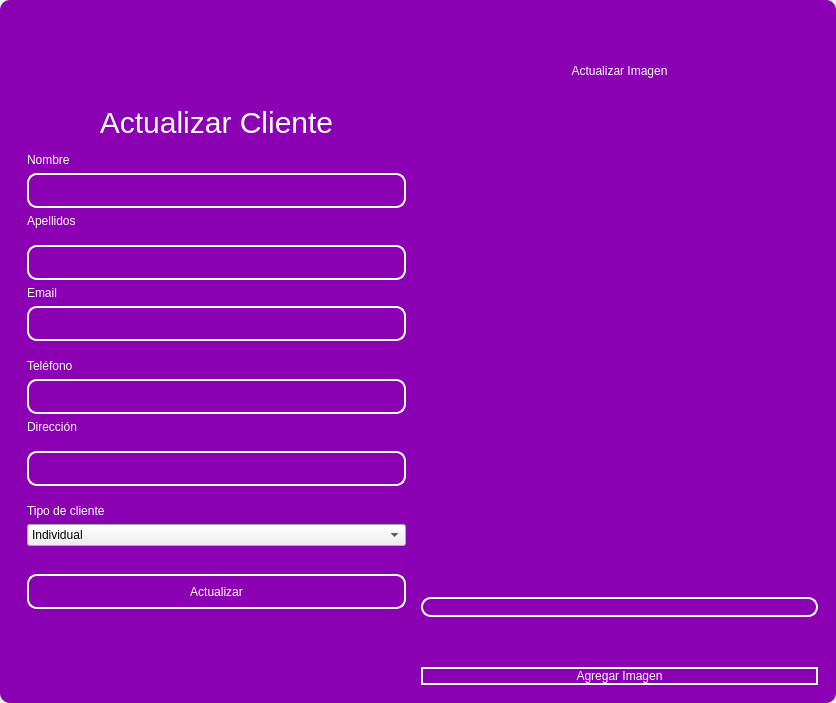
<?xml version="1.0" encoding="UTF-8"?>
<ui version="4.0">
 <class>MainWindow</class>
 <widget class="QMainWindow" name="MainWindow">
  <property name="geometry">
   <rect>
    <x>0</x>
    <y>0</y>
    <width>836</width>
    <height>703</height>
   </rect>
  </property>
  <property name="windowTitle">
   <string>MainWindow</string>
  </property>
  <property name="styleSheet">
   <string notr="true"/>
  </property>
  <widget class="QWidget" name="centralwidget">
   <property name="styleSheet">
    <string notr="true"/>
   </property>
   <layout class="QVBoxLayout" name="verticalLayout">
    <property name="spacing">
     <number>0</number>
    </property>
    <property name="leftMargin">
     <number>0</number>
    </property>
    <property name="topMargin">
     <number>0</number>
    </property>
    <property name="rightMargin">
     <number>0</number>
    </property>
    <property name="bottomMargin">
     <number>0</number>
    </property>
    <item>
     <widget class="QFrame" name="frame">
      <property name="enabled">
       <bool>true</bool>
      </property>
      <property name="styleSheet">
       <string notr="true">QFrame {
	border-radius:10px;
	background-color: rgb(140, 0, 179);
 }
</string>
      </property>
      <property name="frameShape">
       <enum>QFrame::StyledPanel</enum>
      </property>
      <property name="frameShadow">
       <enum>QFrame::Raised</enum>
      </property>
      <layout class="QVBoxLayout" name="verticalLayout_2">
       <item>
        <widget class="QFrame" name="frame_superior">
         <property name="minimumSize">
          <size>
           <width>0</width>
           <height>40</height>
          </size>
         </property>
         <property name="maximumSize">
          <size>
           <width>16777215</width>
           <height>40</height>
          </size>
         </property>
         <property name="styleSheet">
          <string notr="true">QPushButton{
border-radius:18px;
}

QPushButton:hover{
	background-color: rgb(0, 0, 0);
}
</string>
         </property>
         <property name="frameShape">
          <enum>QFrame::StyledPanel</enum>
         </property>
         <property name="frameShadow">
          <enum>QFrame::Raised</enum>
         </property>
         <layout class="QHBoxLayout" name="horizontalLayout_3">
          <property name="spacing">
           <number>4</number>
          </property>
          <property name="leftMargin">
           <number>0</number>
          </property>
          <property name="topMargin">
           <number>0</number>
          </property>
          <property name="rightMargin">
           <number>0</number>
          </property>
          <property name="bottomMargin">
           <number>0</number>
          </property>
          <item>
           <widget class="QPushButton" name="btn_icon">
            <property name="text">
             <string/>
            </property>
            <property name="iconSize">
             <size>
              <width>40</width>
              <height>40</height>
             </size>
            </property>
           </widget>
          </item>
          <item>
           <spacer name="horizontalSpacer_2">
            <property name="orientation">
             <enum>Qt::Horizontal</enum>
            </property>
            <property name="sizeHint" stdset="0">
             <size>
              <width>443</width>
              <height>20</height>
             </size>
            </property>
           </spacer>
          </item>
          <item>
           <widget class="QPushButton" name="bt_minimizar">
            <property name="minimumSize">
             <size>
              <width>38</width>
              <height>38</height>
             </size>
            </property>
            <property name="maximumSize">
             <size>
              <width>38</width>
              <height>38</height>
             </size>
            </property>
            <property name="cursor">
             <cursorShape>PointingHandCursor</cursorShape>
            </property>
            <property name="text">
             <string/>
            </property>
            <property name="icon">
             <iconset>
              <normaloff>image/minus.svg</normaloff>image/minus.svg</iconset>
            </property>
            <property name="iconSize">
             <size>
              <width>38</width>
              <height>38</height>
             </size>
            </property>
           </widget>
          </item>
          <item>
           <widget class="QPushButton" name="bt_maximizar">
            <property name="minimumSize">
             <size>
              <width>38</width>
              <height>38</height>
             </size>
            </property>
            <property name="maximumSize">
             <size>
              <width>38</width>
              <height>38</height>
             </size>
            </property>
            <property name="cursor">
             <cursorShape>PointingHandCursor</cursorShape>
            </property>
            <property name="text">
             <string/>
            </property>
            <property name="icon">
             <iconset>
              <normaloff>image/chevron-up.svg</normaloff>image/chevron-up.svg</iconset>
            </property>
            <property name="iconSize">
             <size>
              <width>38</width>
              <height>38</height>
             </size>
            </property>
           </widget>
          </item>
          <item>
           <widget class="QPushButton" name="bt_restaurar">
            <property name="minimumSize">
             <size>
              <width>38</width>
              <height>38</height>
             </size>
            </property>
            <property name="maximumSize">
             <size>
              <width>38</width>
              <height>38</height>
             </size>
            </property>
            <property name="cursor">
             <cursorShape>PointingHandCursor</cursorShape>
            </property>
            <property name="text">
             <string/>
            </property>
            <property name="icon">
             <iconset>
              <normaloff>image/chevron-down.svg</normaloff>image/chevron-down.svg</iconset>
            </property>
            <property name="iconSize">
             <size>
              <width>38</width>
              <height>38</height>
             </size>
            </property>
           </widget>
          </item>
          <item>
           <widget class="QPushButton" name="bt_cerrar">
            <property name="minimumSize">
             <size>
              <width>38</width>
              <height>38</height>
             </size>
            </property>
            <property name="maximumSize">
             <size>
              <width>38</width>
              <height>38</height>
             </size>
            </property>
            <property name="cursor">
             <cursorShape>PointingHandCursor</cursorShape>
            </property>
            <property name="text">
             <string/>
            </property>
            <property name="icon">
             <iconset>
              <normaloff>image/x.svg</normaloff>image/x.svg</iconset>
            </property>
            <property name="iconSize">
             <size>
              <width>38</width>
              <height>38</height>
             </size>
            </property>
           </widget>
          </item>
         </layout>
        </widget>
       </item>
       <item>
        <widget class="QFrame" name="frame_3">
         <property name="styleSheet">
          <string notr="true">QLabel {
	color: rgb(255, 255, 254);
	font: 12pt &quot;Arial&quot;;
	background-color: rgba(0, 0, 0,0);
}

QTextEdit{
background-color: rgba(0, 0, 0,0);
border-radius:10px; 
font: 12pt &quot;Arial&quot;;
color: rgb(255, 255, 254);
border: 2px solid  rgb(255, 255, 255);

}

QTextEdit:hover{
background-color: rgba(0, 0, 0,0);
border-radius:10px; 
font: 12pt &quot;Arial&quot;;
border: 2px solid  rgb(120, 0, 171);
}

QTextEdit:focus{
background-color: rgb(0, 0, 0);
border-radius:10px; 
font: 12pt &quot;Arial&quot;;
border: 2px solid rgb(120, 0, 171);
}

QLineEdit{
background-color: rgba(0, 0, 0,0);
border-radius:10px; 
font: 12pt &quot;Arial&quot;;
color: rgb(255, 255, 254);
border: 2px solid  rgb(255, 255, 255);

}

QLineEdit:hover{
background-color: rgba(0, 0, 0,0);
border-radius:10px; 
font: 12pt &quot;Arial&quot;;
border: 2px solid  rgb(120, 0, 171);
}

QLineEdit:focus{
background-color: rgb(0, 0, 0);
border-radius:10px; 
font: 12pt &quot;Arial&quot;;
border: 2px solid rgb(120, 0, 171);
}

QCheckBox{
	font: 12pt &quot;Arial&quot;;
	color: rgb(255, 255, 255);
}

QCheckBox::indicator {
    width: 18px;
    height:18px;
}

QCheckBox::indicator:unchecked {
   background-image: url(image/square.svg);
}

QCheckBox::indicator:checked {
   background-image: url(image/check-square.svg);
}

QPushButton{
border-radius:10px; 
font: 12pt &quot;Arial&quot;;
color: rgb(255, 255, 254);
border: 2px solid #ffffff;
}

QPushButton:hover{
border-radius:10px; 
font: 12pt &quot;Arial&quot;;
color: rgb(255, 255, 255);
border: 2px solid rgb(120, 0, 171);
	background-color: rgb(120, 0, 171);
}
</string>
         </property>
         <property name="frameShape">
          <enum>QFrame::StyledPanel</enum>
         </property>
         <property name="frameShadow">
          <enum>QFrame::Raised</enum>
         </property>
         <layout class="QHBoxLayout" name="horizontalLayout_4">
          <item>
           <layout class="QVBoxLayout" name="verticalLayout_4">
            <item>
             <spacer name="verticalSpacer">
              <property name="orientation">
               <enum>Qt::Vertical</enum>
              </property>
              <property name="sizeHint" stdset="0">
               <size>
                <width>28</width>
                <height>28</height>
               </size>
              </property>
             </spacer>
            </item>
            <item>
             <widget class="QFrame" name="frame_4">
              <property name="maximumSize">
               <size>
                <width>400</width>
                <height>600</height>
               </size>
              </property>
              <property name="styleSheet">
               <string notr="true">QLabel {
	color: rgb(255, 255, 254);
	font: 12pt &quot;Arial&quot;;
	background-color: rgba(0, 0, 0,0);
}


QLineEdit{
background-color: rgba(0, 0, 0,0);
border-radius:10px; 
font: 12pt &quot;Arial&quot;;
color: rgb(255, 255, 254);
border: 2px solid  rgb(255, 255, 255);

}

QLineEdit:hover{
background-color: rgba(0, 0, 0,0);
border-radius:10px; 
font: 12pt &quot;Arial&quot;;
border: 2px solid  rgb(120, 0, 171);
}

QLineEdit:focus{
background-color: rgb(0, 0, 0);
border-radius:10px; 
font: 12pt &quot;Arial&quot;;
border: 2px solid rgb(120, 0, 171);
}

QCheckBox{
	font: 12pt &quot;Arial&quot;;
	color: rgb(255, 255, 255);
}

QCheckBox::indicator {
    width: 18px;
    height:18px;
}

QCheckBox::indicator:unchecked {
   background-image: url(image/square.svg);
}

QCheckBox::indicator:checked {
   background-image: url(image/check-square.svg);
}

QPushButton{
border-radius:10px; 
font: 12pt &quot;Arial&quot;;
color: rgb(255, 255, 254);
border: 2px solid #ffffff;
}

QPushButton:hover{
border-radius:10px; 
font: 12pt &quot;Arial&quot;;
color: rgb(255, 255, 255);
border: 2px solid rgb(120, 0, 171);
	background-color: rgb(120, 0, 171);
}
</string>
              </property>
              <property name="frameShape">
               <enum>QFrame::StyledPanel</enum>
              </property>
              <property name="frameShadow">
               <enum>QFrame::Raised</enum>
              </property>
              <layout class="QVBoxLayout" name="verticalLayout_3">
               <item>
                <spacer name="verticalSpacer_3">
                 <property name="orientation">
                  <enum>Qt::Vertical</enum>
                 </property>
                 <property name="sizeHint" stdset="0">
                  <size>
                   <width>20</width>
                   <height>40</height>
                  </size>
                 </property>
                </spacer>
               </item>
               <item>
                <widget class="QLabel" name="label_3">
                 <property name="minimumSize">
                  <size>
                   <width>100</width>
                   <height>50</height>
                  </size>
                 </property>
                 <property name="styleSheet">
                  <string notr="true">font-size: 30px</string>
                 </property>
                 <property name="text">
                  <string>Actualizar Cliente</string>
                 </property>
                 <property name="alignment">
                  <set>Qt::AlignCenter</set>
                 </property>
                </widget>
               </item>
               <item>
                <widget class="QLabel" name="label_4">
                 <property name="text">
                  <string>Nombre</string>
                 </property>
                </widget>
               </item>
               <item>
                <widget class="QLineEdit" name="nametxt">
                 <property name="minimumSize">
                  <size>
                   <width>0</width>
                   <height>35</height>
                  </size>
                 </property>
                 <property name="text">
                  <string/>
                 </property>
                </widget>
               </item>
               <item>
                <widget class="QLabel" name="label_6">
                 <property name="text">
                  <string>Apellidos</string>
                 </property>
                </widget>
               </item>
               <item>
                <spacer name="verticalSpacer_4">
                 <property name="orientation">
                  <enum>Qt::Vertical</enum>
                 </property>
                 <property name="sizeHint" stdset="0">
                  <size>
                   <width>20</width>
                   <height>40</height>
                  </size>
                 </property>
                </spacer>
               </item>
               <item>
                <widget class="QLineEdit" name="lastnametxt">
                 <property name="minimumSize">
                  <size>
                   <width>0</width>
                   <height>35</height>
                  </size>
                 </property>
                </widget>
               </item>
               <item>
                <widget class="QLabel" name="label_5">
                 <property name="text">
                  <string>Email</string>
                 </property>
                </widget>
               </item>
               <item>
                <widget class="QLineEdit" name="emailtxt">
                 <property name="minimumSize">
                  <size>
                   <width>0</width>
                   <height>35</height>
                  </size>
                 </property>
                 <property name="maximumSize">
                  <size>
                   <width>16777215</width>
                   <height>16777215</height>
                  </size>
                 </property>
                 <property name="echoMode">
                  <enum>QLineEdit::Normal</enum>
                 </property>
                </widget>
               </item>
               <item>
                <spacer name="verticalSpacer_5">
                 <property name="orientation">
                  <enum>Qt::Vertical</enum>
                 </property>
                 <property name="sizeHint" stdset="0">
                  <size>
                   <width>20</width>
                   <height>40</height>
                  </size>
                 </property>
                </spacer>
               </item>
               <item>
                <widget class="QLabel" name="label">
                 <property name="text">
                  <string>Teléfono</string>
                 </property>
                </widget>
               </item>
               <item>
                <widget class="QLineEdit" name="fonotxt">
                 <property name="minimumSize">
                  <size>
                   <width>0</width>
                   <height>35</height>
                  </size>
                 </property>
                </widget>
               </item>
               <item>
                <widget class="QLabel" name="label_2">
                 <property name="text">
                  <string>Dirección</string>
                 </property>
                </widget>
               </item>
               <item>
                <spacer name="verticalSpacer_6">
                 <property name="orientation">
                  <enum>Qt::Vertical</enum>
                 </property>
                 <property name="sizeHint" stdset="0">
                  <size>
                   <width>20</width>
                   <height>40</height>
                  </size>
                 </property>
                </spacer>
               </item>
               <item>
                <widget class="QLineEdit" name="addresstxt">
                 <property name="minimumSize">
                  <size>
                   <width>0</width>
                   <height>35</height>
                  </size>
                 </property>
                </widget>
               </item>
               <item>
                <spacer name="verticalSpacer_10">
                 <property name="orientation">
                  <enum>Qt::Vertical</enum>
                 </property>
                 <property name="sizeHint" stdset="0">
                  <size>
                   <width>20</width>
                   <height>40</height>
                  </size>
                 </property>
                </spacer>
               </item>
               <item>
                <widget class="QLabel" name="label_7">
                 <property name="text">
                  <string>Tipo de cliente</string>
                 </property>
                </widget>
               </item>
               <item>
                <widget class="QComboBox" name="typecombobox">
                 <item>
                  <property name="text">
                   <string>Individual</string>
                  </property>
                 </item>
                 <item>
                  <property name="text">
                   <string>Empresarial</string>
                  </property>
                 </item>
                 <item>
                  <property name="text">
                   <string>Gubernamental</string>
                  </property>
                 </item>
                 <item>
                  <property name="text">
                   <string>Intermediario</string>
                  </property>
                 </item>
                </widget>
               </item>
               <item>
                <spacer name="verticalSpacer_9">
                 <property name="orientation">
                  <enum>Qt::Vertical</enum>
                 </property>
                 <property name="sizeHint" stdset="0">
                  <size>
                   <width>20</width>
                   <height>50</height>
                  </size>
                 </property>
                </spacer>
               </item>
               <item>
                <widget class="QPushButton" name="btn_update">
                 <property name="minimumSize">
                  <size>
                   <width>0</width>
                   <height>35</height>
                  </size>
                 </property>
                 <property name="cursor">
                  <cursorShape>PointingHandCursor</cursorShape>
                 </property>
                 <property name="text">
                  <string>Actualizar</string>
                 </property>
                </widget>
               </item>
               <item>
                <spacer name="verticalSpacer_7">
                 <property name="orientation">
                  <enum>Qt::Vertical</enum>
                 </property>
                 <property name="sizeHint" stdset="0">
                  <size>
                   <width>20</width>
                   <height>40</height>
                  </size>
                 </property>
                </spacer>
               </item>
               <item>
                <layout class="QHBoxLayout" name="horizontalLayout_2"/>
               </item>
               <item>
                <spacer name="verticalSpacer_8">
                 <property name="orientation">
                  <enum>Qt::Vertical</enum>
                 </property>
                 <property name="sizeHint" stdset="0">
                  <size>
                   <width>20</width>
                   <height>40</height>
                  </size>
                 </property>
                </spacer>
               </item>
               <item>
                <layout class="QHBoxLayout" name="horizontalLayout">
                 <item>
                  <spacer name="horizontalSpacer">
                   <property name="orientation">
                    <enum>Qt::Horizontal</enum>
                   </property>
                   <property name="sizeHint" stdset="0">
                    <size>
                     <width>40</width>
                     <height>20</height>
                    </size>
                   </property>
                  </spacer>
                 </item>
                </layout>
               </item>
              </layout>
             </widget>
            </item>
            <item>
             <spacer name="verticalSpacer_2">
              <property name="orientation">
               <enum>Qt::Vertical</enum>
              </property>
              <property name="sizeHint" stdset="0">
               <size>
                <width>20</width>
                <height>40</height>
               </size>
              </property>
             </spacer>
            </item>
           </layout>
          </item>
          <item>
           <layout class="QVBoxLayout" name="verticalLayout_5">
            <property name="spacing">
             <number>50</number>
            </property>
            <property name="rightMargin">
             <number>0</number>
            </property>
            <property name="bottomMargin">
             <number>0</number>
            </property>
            <item>
             <widget class="QLabel" name="label_8">
              <property name="styleSheet">
               <string notr="true">color: rgb(255, 255, 255);
font: 30pt &quot;MS Shell Dlg 2&quot;;</string>
              </property>
              <property name="text">
               <string>Actualizar Imagen</string>
              </property>
              <property name="alignment">
               <set>Qt::AlignCenter</set>
              </property>
             </widget>
            </item>
            <item>
             <layout class="QHBoxLayout" name="horizontalLayout_6">
              <property name="spacing">
               <number>6</number>
              </property>
              <item>
               <spacer name="verticalSpacer_11">
                <property name="orientation">
                 <enum>Qt::Vertical</enum>
                </property>
                <property name="sizeHint" stdset="0">
                 <size>
                  <width>20</width>
                  <height>40</height>
                 </size>
                </property>
               </spacer>
              </item>
              <item>
               <widget class="QLabel" name="image_label">
                <property name="text">
                 <string/>
                </property>
               </widget>
              </item>
              <item>
               <spacer name="verticalSpacer_12">
                <property name="orientation">
                 <enum>Qt::Vertical</enum>
                </property>
                <property name="sizeHint" stdset="0">
                 <size>
                  <width>20</width>
                  <height>40</height>
                 </size>
                </property>
               </spacer>
              </item>
             </layout>
            </item>
            <item>
             <widget class="QLineEdit" name="imagetxt">
              <property name="enabled">
               <bool>false</bool>
              </property>
             </widget>
            </item>
            <item>
             <widget class="QPushButton" name="btn_add_image">
              <property name="cursor">
               <cursorShape>PointingHandCursor</cursorShape>
              </property>
              <property name="text">
               <string>Agregar Imagen</string>
              </property>
             </widget>
            </item>
           </layout>
          </item>
         </layout>
        </widget>
       </item>
      </layout>
     </widget>
    </item>
   </layout>
  </widget>
 </widget>
 <resources/>
 <connections/>
</ui>
